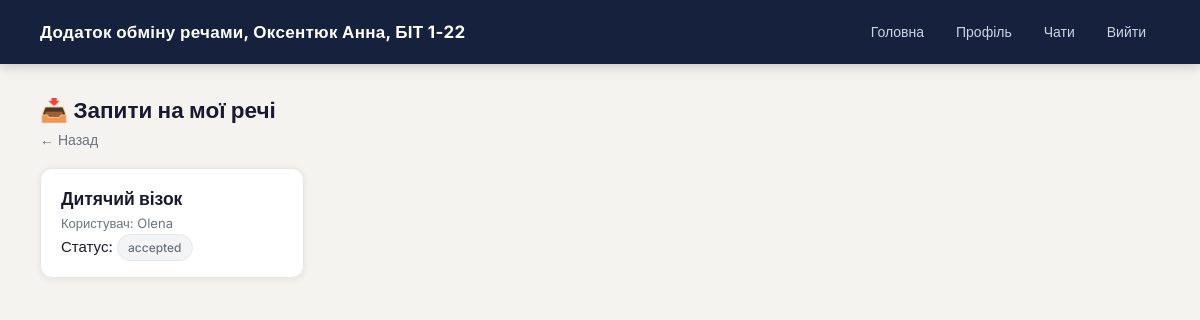
The page /incoming-requests/ (signed in) on the database as committed earlier.
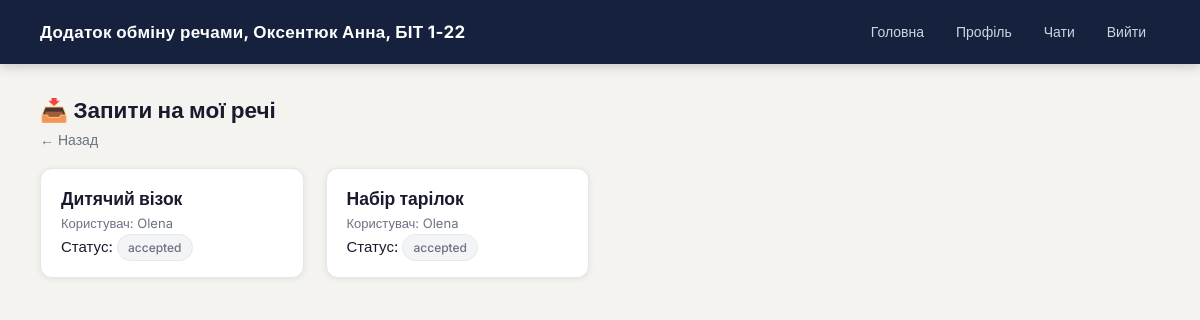
The same page on the database as committed later.
### main/models.py (models this page shows, shortened)
class ExchangeRequest(models.Model):
    STATUS_CHOICES = [
        ('pending', 'Очікує'),
        ('accepted', 'Прийнято'),
        ('rejected', 'Відхилено'),
    ]
    item = models.ForeignKey(Item, on_delete=models.CASCADE)
    requester = models.ForeignKey(User, on_delete=models.CASCADE)
    message = models.TextField(blank=True)
    status = models.CharField(
        max_length=10,
        choices=STATUS_CHOICES,
        default='pending'
    )
    created_at = models.DateTimeField(auto_now_add=True)

class Item(models.Model):
    title = models.CharField(max_length=100)          # назва речі
    description = models.TextField()                  # опис
    image = models.ImageField(upload_to='items/', blank=True, null=True)  # фото
    category = models.ForeignKey(Category, on_delete=models.SET_NULL, null=True)
    owner = models.ForeignKey(User, on_delete=models.CASCADE)
    available = models.BooleanField(default=True)     # чи доступна річ

### main/views.py (the view)
# urls.py: path('incoming-requests/', views.incoming_requests, name='incoming_requests'),
@login_required
def incoming_requests(request):
    requests = ExchangeRequest.objects.filter(item__owner=request.user)
    return render(request, 'main/incoming_requests.html', {
        'requests': requests
    })

### main/templates/main/incoming_requests.html (shortened to what this page needs)
{% extends 'main/base.html' %}
{% block content %}
<h2>📥 Запити на мої речі</h2>
<a class="back-link" href="{% url 'profile' %}">← Назад</a>
<div class="items">
    {% for req in requests %}
    <div class="card">
        <h3>{{ req.item.title }}</h3>
        <p class="muted">
            Користувач: {{ req.requester.username }}
        </p>
        <p>
            Статус:
            <span class="badge">{{ req.status }}</span>
        </p>
    </div>
    {% empty %}
        <p>Немає запитів.</p>
    {% endfor %}
</div>
{% endblock %}

Rows that differ between the two databases and show on the page:
added ExchangeRequest: item "Набір тарілок", requester.username "Olena", status "accepted"
